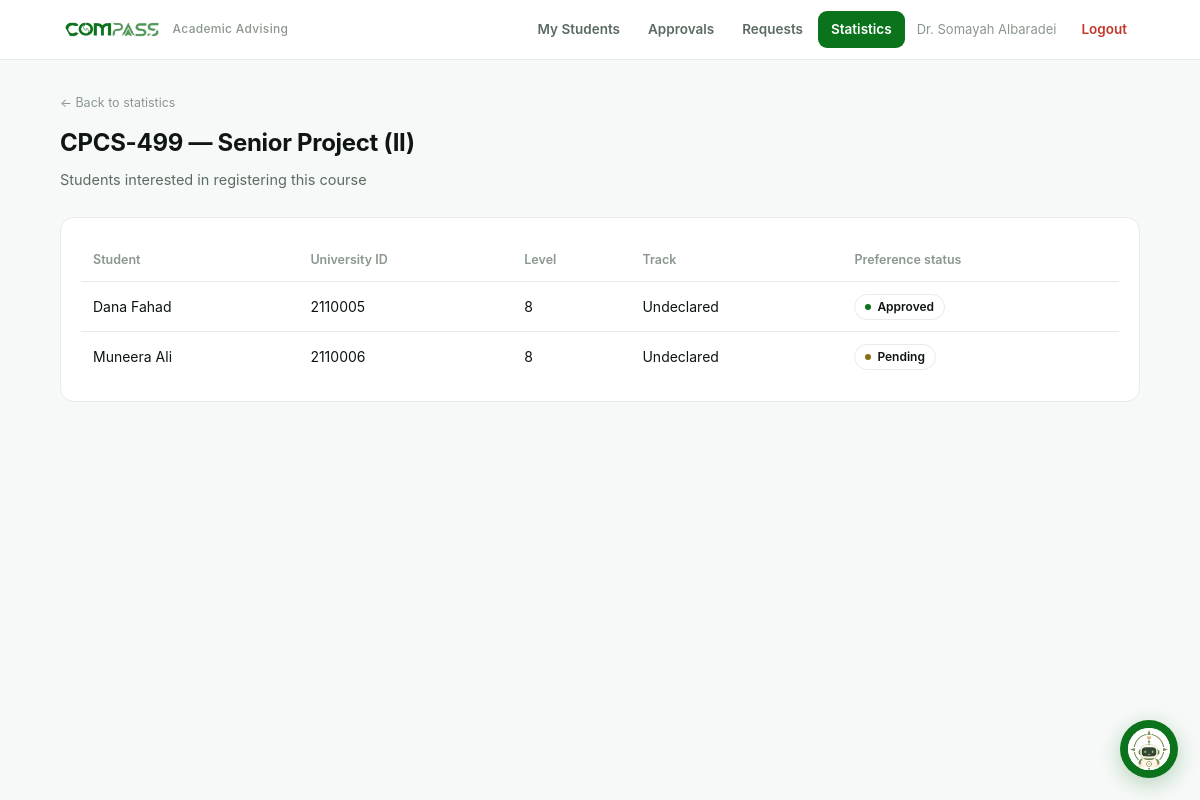
Screenshot of /advisor/stats/course/40 (signed in) with the database file from the repository.
### tables this page shows
CREATE TABLE users (
    id            INTEGER PRIMARY KEY AUTOINCREMENT,
    name          TEXT NOT NULL,
    email         TEXT NOT NULL UNIQUE,
    password_hash TEXT NOT NULL,
    role          TEXT NOT NULL CHECK(role IN ('student','advisor','admin'))
);

CREATE TABLE courses (
    id                INTEGER PRIMARY KEY AUTOINCREMENT,
    code              TEXT NOT NULL UNIQUE,
    name              TEXT NOT NULL,
    type              TEXT NOT NULL CHECK(type IN ('core','elective','free')),
    credits           INTEGER NOT NULL DEFAULT 3,
    parity            TEXT NOT NULL DEFAULT 'both' CHECK(parity IN ('odd','even','both')),
    recommended_level INTEGER,
    prereq            TEXT DEFAULT '',
    is_active         INTEGER NOT NULL DEFAULT 1
);

CREATE TABLE wishes (
    id          INTEGER PRIMARY KEY AUTOINCREMENT,
    student_id  INTEGER NOT NULL REFERENCES students(id),
    course_id   INTEGER NOT NULL REFERENCES courses(id),
    semester_id INTEGER NOT NULL REFERENCES semesters(id),
    status      TEXT NOT NULL DEFAULT 'pending' CHECK(status IN ('pending','approved','rejected')),
    advisor_note TEXT,
    created_at  TEXT DEFAULT CURRENT_TIMESTAMP,
    UNIQUE(student_id, course_id, semester_id)
);

CREATE TABLE students (
    id                INTEGER PRIMARY KEY AUTOINCREMENT,
    user_id           INTEGER NOT NULL UNIQUE REFERENCES users(id),
    university_id     TEXT NOT NULL UNIQUE,
    level             INTEGER NOT NULL,
    track             TEXT,
    advisor_id        INTEGER REFERENCES users(id),
    admission_semester TEXT
);

### app.py (the view)
@app.route("/advisor/stats/course/<int:course_id>")
@login_required("advisor")
def advisor_stats_course(course_id):
    db = get_db()
    course = db.execute("SELECT * FROM courses WHERE id=?", (course_id,)).fetchone()
    if not course:
        abort(404)
    sem = db.execute("SELECT * FROM semesters WHERE is_active=1").fetchone()
    students = db.execute(
        """SELECT u.name, s.university_id, s.level, s.track, w.status
           FROM wishes w
           JOIN students s ON s.id=w.student_id
           JOIN users u ON u.id=s.user_id
           WHERE w.course_id=? AND w.semester_id=?
           ORDER BY s.level, u.name""",
        (course_id, sem["id"] if sem else 0),
    ).fetchall()
    return render_template("advisor_course_detail.html", course=course, students=students)

### app.py (called while the page is built)
@app.context_processor
def inject_student_nav():
    active = ENDPOINT_TO_TASK.get(request.endpoint)
    if request.endpoint == "student_task":
        active = request.view_args.get("key")
    if request.endpoint == "student_override":  # waiver shares the merged sidebar item
        active = "schedule_waiver"
    return {"student_tasks": STUDENT_TASKS, "active_task": active}

def current_user():
    uid = session.get("uid")
    if not uid:
        return None
    return get_db().execute("SELECT * FROM users WHERE id=?", (uid,)).fetchone()

@app.context_processor
def inject_user():
    return {"user": current_user()}

def login_required(role=None):
    def deco(view):
        @functools.wraps(view)
        def wrapped(*args, **kwargs):
            u = current_user()
            if not u:
                return redirect(url_for("login"))
            if role and u["role"] != role:
                abort(403)
            return view(*args, **kwargs)
        return wrapped
    return deco

### db.py (called while the page is built)
def get_db():
    conn = sqlite3.connect(DB_PATH)
    conn.row_factory = sqlite3.Row
    conn.execute("PRAGMA foreign_keys = ON")
    return conn

### templates/advisor_course_detail.html (shortened to what this page needs)
{% extends "base.html" %}
{% block content %}
<a href="{{ url_for('advisor_stats') }}" class="mini">← Back to statistics</a>
<h1 class="page-title" style="margin-top:8px">{{ course['code'] }} — {{ course['name'] }}</h1>
<p class="page-sub">Students interested in registering this course</p>
<div class="card table-wrap">
  <table>
    <thead><tr><th>Student</th><th>University ID</th><th>Level</th><th>Track</th><th>Preference status</th></tr></thead>
    <tbody>
      {% for s in students %}
      <tr>
        <td>{{ s['name'] }}</td>
        <td>{{ s['university_id'] }}</td>
        <td>{{ s['level'] }}</td>
        <td>{{ s['track'] or 'Undeclared' }}</td>
        <td><span class="badge {{ s['status'] }}">{{ STATUS_AR[s['status']] }}</span></td>
      </tr>
      {% endfor %}
    </tbody>
  </table>
</div>
{% endblock %}

### templates/base.html (shortened to what this page needs)
<!doctype html>
<html lang="en">
<head>
  <link rel="stylesheet" href="{{ url_for('static', filename='styles.css') }}?v=10">
</head>
<body>
  {% if user %}
  <header class="topbar">
    <div class="topbar-inner">
      <a class="brand" href="{{ url_for('about') }}">
        <img src="{{ url_for('static', filename='logo.png') }}" alt="COMPASS">
        <span class="sub">Academic Advising</span>
      </a>
      <nav class="nav">
        {% set ep = request.endpoint %}
        {% if user['role'] == 'advisor' %}
          <a href="{{ url_for('advisor_students') }}" class="{{ 'active' if ep=='advisor_students' }}">My Students</a>
          <a href="{{ url_for('advisor_approvals') }}" class="{{ 'active' if ep=='advisor_approvals' }}">Approvals</a>
          <a href="{{ url_for('advisor_requests') }}" class="{{ 'active' if ep=='advisor_requests' }}">Requests</a>
          <a href="{{ url_for('advisor_stats') }}" class="{{ 'active' if ep in ['advisor_stats','advisor_stats_course'] }}">Statistics</a>
        {% endif %}
        <span class="who">{{ user['name'] }}</span>
        <a href="{{ url_for('logout') }}" class="logout">Logout</a>
      </nav>
    </div>
  </header>
  {% endif %}
  {% if user and user['role'] == 'student' %}
  <div class="shell">
    <aside class="sidebar">
      <div class="sidebar-title">My Tasks</div>
      {% for sec in student_tasks %}
        {% set sec_open = active_task in (sec['items'] | map(attribute='key') | list) %}
        <div class="side-group {{ 'open' if sec_open }}">
          <button type="button" class="side-section" onclick="this.parentElement.classList.toggle('open')">
            <span>{{ sec['section'] }}</span><span class="chev">›</span>
          </button>
          <div class="side-items">
            {% for it in sec['items'] %}
              {% set href = url_for(it['endpoint']) if it['endpoint'] else url_for('student_task', key=it['key']) %}
              <a class="side-link {{ 'active' if active_task == it['key'] }}" href="{{ href }}">
                <span class="lbl">{{ it['label'] }}</span>
                {% if it['status'] == 'soon' %}<span class="soon-dot">Soon</span>{% endif %}
              </a>
            {% endfor %}
          </div>
        </div>
      {% endfor %}
    </aside>
    <main class="content">
      {% with messages = get_flashed_messages(with_categories=true) %}
        {% for category, msg in messages %}<div class="flash {{ category }}">{{ msg }}</div>{% endfor %}
      {% endwith %}
      {% block student_content %}{% endblock %}
    </main>
  </div>
  {% else %}
  <main class="container">
    {% block content %}{% endblock %}
  </main>
  {% endif %}
  {% include '_bot.html' %}
</body>
</html>

### static/styles.css (style rules this page uses)
:root { --ink:#0e1512; --muted:#5c6b62; --faint:#8a978e; --line:#e7ece8; --bg:#f7f9f8; --white:#ffffff; --panel:#f2f6f3; --accent:#0b731c; --accent-2:#159a2b; --accent-soft:#eaf6ec; --blue:#2c5aa0; --blue-bg:#eef2fb; --purple:#6b3fa0; --purple-bg:#f4eefb; --amber:#8a6d1a; --amber-bg:#f7f0dd; --danger:#c0392b; --danger-bg:#fdecea; --radius:14px; --mono:"SF Mono",ui-monospace,"JetBrains Mono",Menlo,monospace; }
* { box-sizing:border-box }
html,body { margin:0;padding:0 }
body { font-family:"Inter","Segoe UI",Tahoma,-apple-system,Arial,sans-serif; background:var(--bg);color:var(--ink);line-height:1.7;direction:ltr; -webkit-font-smoothing:antialiased; }
a { color:var(--accent);text-decoration:none }
.topbar { background:rgba(255,255,255,.92);backdrop-filter:blur(8px); border-bottom:1px solid var(--line);position:sticky;top:0;z-index:20 }
.topbar-inner { max-width:1120px;margin:0 auto;padding:11px 20px; display:flex;align-items:center;gap:16px;flex-wrap:wrap }
.brand { display:flex;align-items:center;gap:9px;font-weight:700;letter-spacing:.3px }
.brand img { height:22px }
.brand .sub { font-size:12px;color:var(--faint);font-weight:500 }
.nav { display:flex;gap:2px;flex-wrap:wrap;margin-inline-start:auto;align-items:center }
.nav a { padding:7px 13px;border-radius:9px;font-size:13.5px;font-weight:600;color:var(--muted) }
.nav a.active { background:var(--accent);color:#fff }
.nav .who { font-size:13px;color:var(--faint);padding:7px 10px }
.nav .logout { color:var(--danger) }
.container { max-width:1120px;margin:0 auto;padding:28px 20px 64px }
.page-title { font-size:24px;font-weight:750;letter-spacing:-.3px;margin:0 0 4px }
.page-sub { color:var(--muted);margin:0 0 24px;font-size:14.5px }
.card { background:var(--white);border:1px solid var(--line);border-radius:var(--radius); padding:20px;margin-bottom:16px }
table { width:100%;border-collapse:collapse;font-size:14px }
th,td { padding:11px 12px;text-align:left;border-bottom:1px solid var(--line) }
th { background:transparent;color:var(--faint);font-weight:600;font-size:12.5px; border-bottom:1px solid var(--line) }
tbody tr:last-child td { border-bottom:none }
.table-wrap { overflow-x:auto }
.badge { display:inline-flex;align-items:center;gap:6px;padding:2px 10px;border-radius:999px; font-size:12px;font-weight:600;background:transparent;color:var(--ink);border:1px solid var(--line) }
.badge::before { content:"";width:6px;height:6px;border-radius:50%;background:var(--faint);flex:0 0 auto }
.badge.pending::before { background:var(--amber) }
.badge.approved::before { background:var(--accent) }
.mini { font-size:12.5px;color:var(--faint) }

### rows the page displays
users: name "Dr. Somayah Albaradei"
courses: code "CPCS-499", name "Senior Project (II)"
wishes: name "Dana Fahad", university_id "2110005", level "8", s "Undeclared", status "Approved"
wishes: name "Muneera Ali", university_id "2110006", level "8", s "Undeclared", status "Pending"
